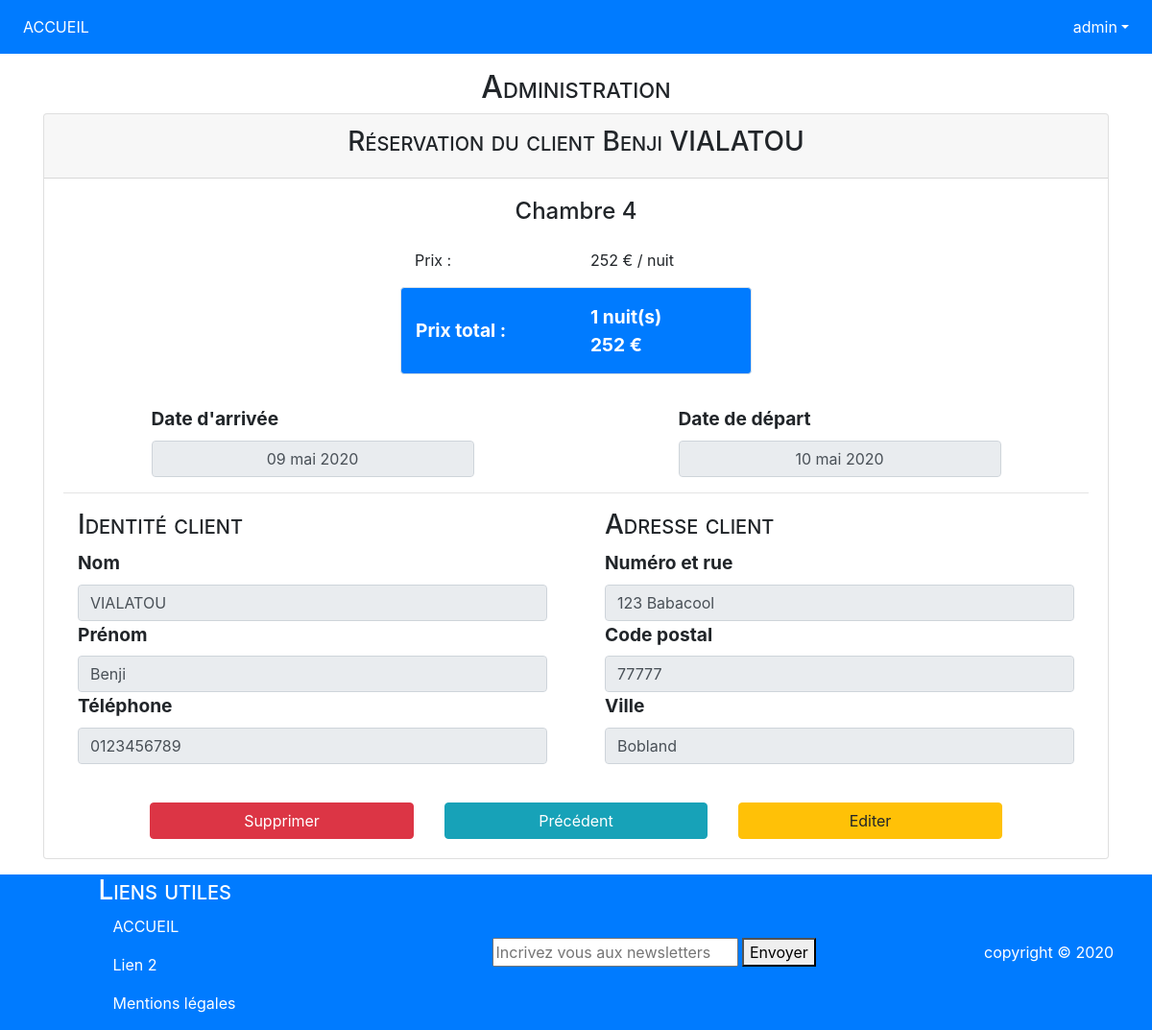
/index.php?action=detail_reserv&client=44&chambre=4 (signed in), run on the app's committed database.
### tables this page shows
CREATE TABLE `client` (
  `numClient` int(11) NOT NULL,
  `nom` varchar(20) NOT NULL,
  `prenom` varchar(20) NOT NULL,
  `tel` varchar(15) NOT NULL,
  `adresse` varchar(100) NOT NULL
);

CREATE TABLE `chambre` (
  `numChambre` int(11) NOT NULL,
  `prix` int(11) NOT NULL,
  `nbLits` int(11) NOT NULL,
  `nbPers` int(11) NOT NULL,
  `confort` varchar(300) NOT NULL,
  `image` varchar(50) NOT NULL,
  `description` varchar(1500) NOT NULL
);

CREATE TABLE `reservation` (
  `numClient` int(11) NOT NULL,
  `numChambre` int(11) NOT NULL,
  `dateArrivee` date NOT NULL,
  `dateDepart` date NOT NULL
);

### index.php (called while the page is built)
<?php
require('./app/Router.php');
$router = new Router($base);
$router->reqUrl();

### models/Driver.php (called while the page is built, shortened)
<?php
abstract class Driver
{
    protected $base;
    public function __construct($base)
    {
        $this->base = $base;
    }
    public function detailChambre(Chambre $chambre)
    {
        $sql = "SELECT * FROM chambre WHERE numChambre = ?";
        $res = $this->base->prepare($sql);
        $res->execute([$chambre->getNumChambre()]);
        $row = $res->fetch(PDO::FETCH_OBJ);
        $chambre->setPrix($row->prix);
        $chambre->setNbLits($row->nbLits);
        $chambre->setNbPers($row->nbPers);
        $chambre->setConfort($row->confort);
        $chambre->setImage($row->image);
        $chambre->setDescription($row->description);
        return $chambre;
    }
    public function listeClient($param)
    {
        if($param === '')
        {
            $sql = "SELECT * FROM client";
            $res = $this->base->prepare($sql);
            $res->execute();
            $rows = $res->fetchAll(PDO::FETCH_OBJ);
            $res->closeCursor();
            $data = [];
            $compteur = 0;
            foreach($rows as $row)
            {
                $client = new Client();
                $client->setNumClient($row->numClient);
                $client->setNom($row->nom);
                $client->setPrenom($row->prenom);
                $client->setTel($row->tel);
                $client->setAdresse($row->adresse);
                $data[$compteur++] = $client;
            }
            return $data;
        } else {
            $client = new Client();
            $sql = "SELECT * FROM client WHERE numClient = ?";
            $res = $this->base->prepare($sql);
            $res->execute([$param]);
            $row = $res->fetch(PDO::FETCH_OBJ);
            $client->setNumClient($row->numClient);
            $client->setNom($row->nom);
            $client->setPrenom($row->prenom);
            $client->setTel($row->tel);
            $client->setAdresse($row->adresse);
            return $client;
        }
    }
    public function detailReservation($nCh, $nCl)
    {
        $reserv = new Reservation();
        $sql = "SELECT dateArrivee, dateDepart FROM reservation WHERE numChambre = ? && numClient = ?";
        $res = $this->base->prepare($sql);
        $res->execute([$nCh, $nCl]);
        $row = $res->fetch(PDO::FETCH_OBJ);
        $reserv->rowSearch = (int)$res->rowCount();
        if($reserv->rowSearch !== 0)
        {
            $reserv->setNumChambre($nCh);
            $reserv->setNumClient($nCl);
            $reserv->setDateArrivee($row->dateArrivee);
            $reserv->setDateDepart($row->dateDepart);
        }
        return $reserv;
    }
}

### models/Chambre.class.php (called while the page is built, shortened)
<?php
class Chambre
{
    private $numChambre;
    public function setPrix($prix) {
        $this->prix = $prix;
    }
    public function getNumChambre() {
        return $this->numChambre;
    }
    public function setNumChambre($numChambre) {
        $this->numChambre = $numChambre;
    }
}

### models/Reservation.class.php (called while the page is built, shortened)
<?php
class Reservation
{
    private $dateArrivee;
    private $dateDepart;
    public function getDateDepart() {
        return $this->dateDepart;
    }
    public function setDateDepart($dateDepart) {
        $this->dateDepart = $dateDepart;
    }
    public function getDateArrivee() {
        return $this->dateArrivee;
    }
    public function setDateArrivee($dateArrivee) {
        $this->dateArrivee = $dateArrivee;
    }
    public function setNumChambre($numChambre) {
        $this->numChambre = $numChambre;
    }
    public function setNumClient($numClient) {
        $this->numClient = $numClient;
    }
}

### models/Client.class.php (called while the page is built, shortened)
<?php
class Client
{
    private $adresse;
    public function getAdresse() {
        return $this->adresse;
    }
    public function setAdresse($adresse) {
        $this->adresse = $adresse;
    }
    public function setTel($tel) {
        $this->tel = $tel;
    }
    public function setPrenom($prenom) {
        $this->prenom = $prenom;
    }
    public function setNom($nom) {
        $this->nom = $nom;
    }
}

### controllers/Controller.php (called while the page is built, shortened)
<?php
abstract class Controller
{
    static public function dateFormatMletter($D)
    {
        $tabMois = [ '01' => 'janvier', '02' => 'février', '03' => 'mars', '04' => 'avril', '05' => 'mai', '06' => 'juin', '07' => 'juillet', '08' => 'août', '09' => 'septembre', '10' => 'octobre', '11' => 'novembre', '12' => 'décembre' ];
        $D = date('d-m Y', (strtotime($D)));
        foreach($tabMois as $key => $value)
        {
            if(substr($D, 3, 2) == $key) { $D = str_replace('-'.$key, ' '.$value, $D); }
        }
        return $D;
    }
    static public function f_ch_retourBddUpper($str)
    {
        $str = trim($str);
        $str = preg_replace('/[-\']/', ' ', $str);
        $tabStrReplace = [ 'a' => ['à', 'â', 'ä', 'Â', 'Ä'], 'e' => ['é', 'è', 'ê', 'ë', 'Ê', 'Ë'], 'i' => ['î', 'ï', 'Î', 'Ï'], 'o' => ['ô', 'ö', 'Ô', 'Ö'], 'u' => ['ù', 'û', 'ü', 'Û', 'Ü'], 'y' => ['ÿ'] ];
        foreach($tabStrReplace as $key => $tab)
        {
            foreach($tab as $value) { $str = str_replace($tab, $key, $str); }
        }
        $str = strtoupper($str);
        return $str;
    }
    static public function f_ch_retourBddUcwords($str)
    {
        $str = stripslashes(html_entity_decode($str));
        $str = Controller::f_ch_retourBddUpper($str);
        $str = strtolower($str);
        $str = ucwords($str);
        return $str;
    }
}

### views/backend/resDetail.php (the view, shortened to what this page needs)
<h2 class="text-center">Administration</h2>
<div class="posCenter card">
    <div class="card-header text-center"><h3>Réservation du client <?= $client->getPrenom(); ?> <?= $client->getNom(); ?></h3></div>
    <div class="card-body">
        <div class="row justify-content-center">
            <div class="text-center">
                <h4>Chambre <?= $chambre->getNumChambre() ?></h4>
            </div>
            <div class="col-md-4 col-8 text-left py-3">
                <div class="row justify-content-around">
                    <div class="col">
                        Prix :
                    </div>
                    <div class="col">
                        <span id="prix"><?= $chambre->getPrix(); ?></span> € / nuit
                    </div>
                </div>
                <div class="row justify-content-around align-items-center bg-primary text-white my-3 py-3 border rounded" style="font-size: 1.2rem; font-weight: bolder;">
                    <div class="col">
                        Prix total :
                    </div>
                    <div class="col">
                        <div><?= $reserv->tpsSejour; ?> nuit(s)<br><?= $prixSejour; ?></div>
                    </div>
                </div>
            </div>
        </div>
        <div class="row justify-content-around">
            <div class="col-md-4 col-12">
                <label for="dateArr">Date d'arrivée</label>
                <span style="background-color: #e9ecef;" class="form-control text-center"><?= ReservationController::dateFormatMletter($reserv->getDateArrivee()) ?></span>
            </div>
            <div class="col-md-4 col-12">
                <label for="dateDep">Date de départ</label>
                <span style="background-color: #e9ecef;" class="form-control text-center"><?= ReservationController::dateFormatMletter($reserv->getDateDepart()) ?></span>
            </div>
        </div>
        <hr>
        <div class="row">
            <div class="col-md">
                <h3 class="col">Identité client</h3>
                <div class="col-12">
                    <label for="nom">Nom</label>
                    <span style="background-color: #e9ecef;" class="form-control"><?= ReservationController::f_ch_retourBddUpper(stripcslashes(html_entity_decode($client->getNom()))); ?></span>
                </div>
                <div class="col-12">
                    <label for="prenom">Prénom</label>
                    <span style="background-color: #e9ecef;" class="form-control"><?= ReservationController::f_ch_retourBddUcwords($client->getPrenom()); ?></span>
                </div>
                <div class="col-12">
                    <label for="tel">Téléphone</label>
                    <span style="background-color: #e9ecef;" class="form-control"><?= ReservationController::f_ch_retourBddUcwords($client->getTel()); ?></span>
                </div>
            </div>
            <div class="col-md">
                <h3 class="col-12">Adresse client</h3>
                <div class="col">
                    <label for="nRue">Numéro et rue</label>
                    <span style="background-color: #e9ecef;" class="form-control"><?= $client->ad[0]; ?></span>
                </div>
                <div class="col-12">
                    <label for="CP">Code postal</label>
                    <span style="background-color: #e9ecef;" class="form-control"><?= $client->ad[1]; ?></span>
                </div>
                <div class="col-12">
                    <label for="ville">Ville</label>
                    <span style="background-color: #e9ecef;" class="form-control" ><?= $client->ad[2]; ?></span>
                </div>
            </div>
        </div>
        <br>
        <div class="row justify-content-center">
            <?php if($_SESSION['role'] === 1 || trim($reserv->getDateDepart()) <= date('Y-m-d')) { ?>
            <a onclick="return confirm('Etes vous sûr...');" href="./index.php?action=del_reserv&client=<?= $reserv->getNumClient(); ?>&chambre=<?= $reserv->getNumChambre(); ?>" class="btn btn-danger col-md-3 mx-3 mt-3" title="Supprimer la réservation du client <?= $client->getPrenom().' '.$client->getNom(); ?>">Supprimer</a>
            <?php } ?>
            <a href="./index.php?action=admin" class="btn btn-info col-md-3 mx-3 mt-3">Précédent</a>
            <a href="./index.php?action=upd_reserv&client=<?= $reserv->getNumClient(); ?>&chambre=<?= $reserv->getNumChambre(); ?>" class="btn btn-warning col-md-3 mx-3 mt-3" title="Editer la réservation du client <?= $client->getPrenom().' '.$client->getNom(); ?>">Editer</a>
        </div>
    </div>
</div>
<?php
require_once('./views/gabarit.php');

### assets/css/PDO_TP_styles.css (style rules this page uses)
h1, h2, h3 { font-variant: small-caps; }
.posCenter { margin-left: auto; margin-right: auto; }
label { font-weight: bold; }
.accueil, .chDetail, label { font-size: 1.2rem; }

### data on the page
client: prenom "Benji", nom "VIALATOU", tel "0123456789"
chambre: numChambre "4", prix "252", prix.dateArrivee "252 €"
reservation: dateDepart+dateArrivee "1", dateArrivee "09 mai 2020", dateDepart "10 mai 2020"

### other printed values
$_SESSION['login'] "admin"
$client->ad[0] "123 Babacool"
$client->ad[1] "77777"
$client->ad[2] "Bobland"
